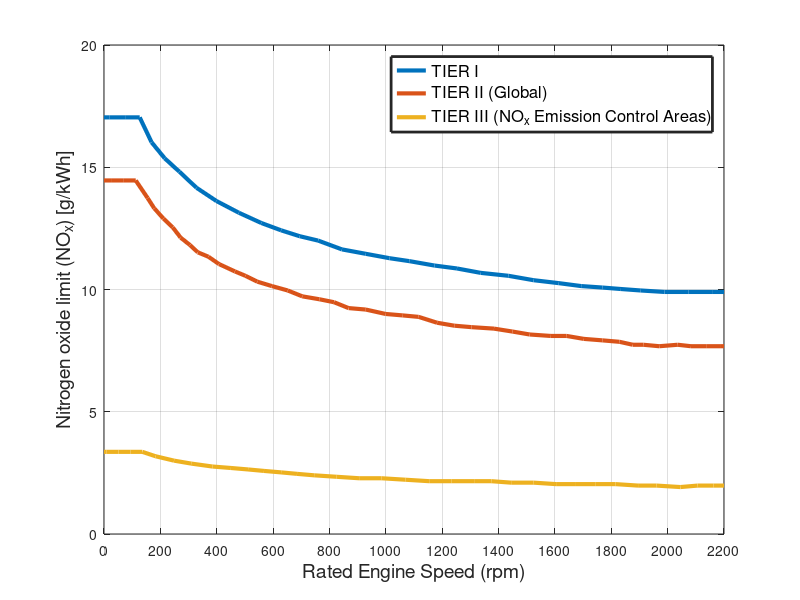

Write MATLAB code to recreate this figure. (Note: this script raises an error after producing the figure.)
clear
clc
load('TIER1.mat');
load('TIER2.mat');
load('TIER3.mat');
load('time1.mat');
load('time2.mat');
load('time3.mat');

plot(time1,TIER1,'Linewidth',3)
hold on
plot(time2,TIER2,'Linewidth',3)
hold on
plot(time3,TIER3,'Linewidth',3)
grid on
xlim([0 2200])
xticks(0:200:2200)
ylabel('Nitrogen oxide limit (NO_x) [g/kWh]','FontSize',14)
xlabel('Rated Engine Speed (rpm)','FontSize',14)
legend('TIER I','TIER II (Global)','TIER III (NO_x Emission Control Areas)','Linewidth',2,'Location','northeast','FontSize',12)
fontname("Times New Roman")
